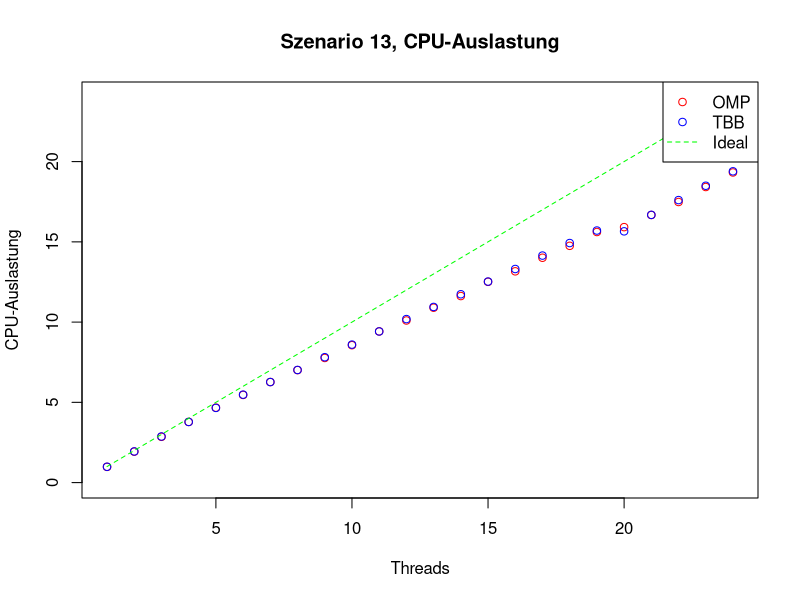

Source code (R):
#!/usr/bin/R

library(ggplot2)

inp <- read.csv("intel-benchmark-13.csv", sep=";")

aggr <- aggregate(inp$Cpu, by=list(inp$Implementierung, inp$Threads), FUN=mean)

names(aggr)[1] <- "Implementierung"
names(aggr)[2] <- "Threads"
names(aggr)[3] <- "Cpu"

omp <- aggr[aggr$Implementierung=="OMP",]
tbb <- aggr[aggr$Implementierung=="TBB",]

omp_rseq <- max(omp$Walltime)
tbb_rseq <- max(tbb$Walltime)

png("s13_cpu.png", width=1024, height=768, pointsize=24)
#pdf("s13_cpu.pdf")

plot(omp$Threads, omp$Cpu, col="red", ylim=c(0, 24), xlab="Threads", ylab="CPU-Auslastung")
points(tbb$Threads, tbb$Cpu, col="blue")

omp_ideal <- function(x) x
curve(omp_ideal, add=TRUE, col="green", lty=2)

title("Szenario 13, CPU-Auslastung")
legend(x="topright", legend=c("OMP","TBB","Ideal"), col=c("red","blue","green"), pch=c(1,1,-1), lty=c(-1,-1,2), bg="white")
